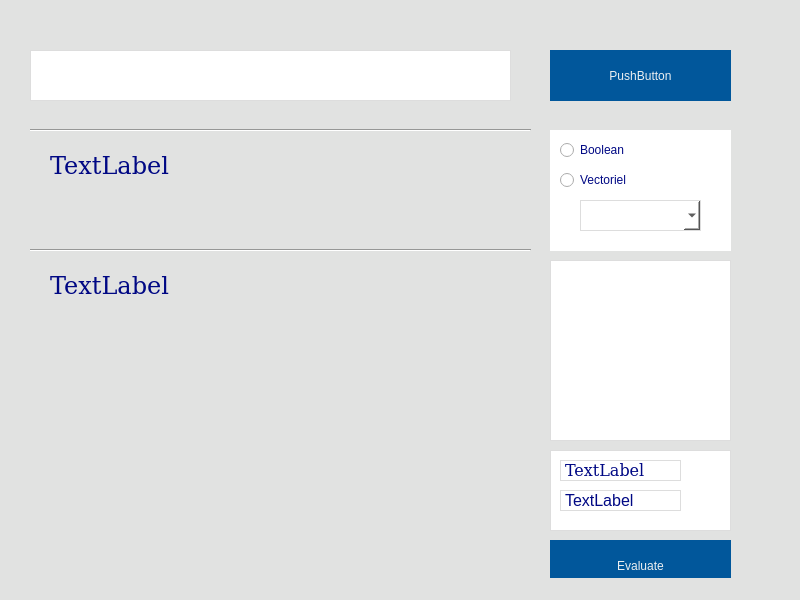
<?xml version="1.0" encoding="UTF-8"?>
<ui version="4.0">
 <class>MainWindow</class>
 <widget class="QMainWindow" name="MainWindow">
  <property name="geometry">
   <rect>
    <x>0</x>
    <y>0</y>
    <width>800</width>
    <height>600</height>
   </rect>
  </property>
  <property name="windowTitle">
   <string>MainWindow</string>
  </property>
  <property name="styleSheet">
   <string notr="true">background-color:  #E1E2E1;</string>
  </property>
  <widget class="QWidget" name="centralwidget">
   <widget class="QLineEdit" name="queryTextSec">
    <property name="geometry">
     <rect>
      <x>30</x>
      <y>50</y>
      <width>481</width>
      <height>51</height>
     </rect>
    </property>
    <property name="font">
     <font>
      <family>DejaVu Serif</family>
      <pointsize>14</pointsize>
     </font>
    </property>
    <property name="styleSheet">
     <string notr="true">background-color: rgb(255, 255, 255);
                                    border-top: 1px solid #ddd;
                                    border-bottom: 1px solid #ddd;
                                    border-left: 1px solid #ddd;
                                    border-right: 1px solid #ddd;
                                    color: rgb(0, 8, 132);</string>
    </property>
   </widget>
   <widget class="QPushButton" name="searchButtonSec">
    <property name="geometry">
     <rect>
      <x>550</x>
      <y>50</y>
      <width>181</width>
      <height>51</height>
     </rect>
    </property>
    <property name="styleSheet">
     <string notr="true">background-color:  #01579b;
                                        border-top: 1px solid #01579b;
                                        border-bottom: 1px solid #01579b;
                                        border-left: 1px solid #01579b;
                                        border-right: 1px solid #01579b;
                                        color: #ECEFF1;</string>
    </property>
    <property name="text">
     <string>PushButton</string>
    </property>
   </widget>
   <widget class="QLabel" name="docNameLabel1">
    <property name="geometry">
     <rect>
      <x>50</x>
      <y>140</y>
      <width>441</width>
      <height>51</height>
     </rect>
    </property>
    <property name="font">
     <font>
      <family>DejaVu Serif</family>
      <pointsize>18</pointsize>
     </font>
    </property>
    <property name="focusPolicy">
     <enum>Qt::NoFocus</enum>
    </property>
    <property name="styleSheet">
     <string notr="true">color: rgb(0, 8, 132);</string>
    </property>
    <property name="text">
     <string>TextLabel</string>
    </property>
   </widget>
   <widget class="Line" name="line">
    <property name="geometry">
     <rect>
      <x>30</x>
      <y>120</y>
      <width>501</width>
      <height>20</height>
     </rect>
    </property>
    <property name="font">
     <font>
      <weight>50</weight>
      <bold>false</bold>
     </font>
    </property>
    <property name="orientation">
     <enum>Qt::Horizontal</enum>
    </property>
   </widget>
   <widget class="Line" name="line_2">
    <property name="geometry">
     <rect>
      <x>30</x>
      <y>240</y>
      <width>501</width>
      <height>20</height>
     </rect>
    </property>
    <property name="font">
     <font>
      <weight>50</weight>
      <bold>false</bold>
     </font>
    </property>
    <property name="orientation">
     <enum>Qt::Horizontal</enum>
    </property>
   </widget>
   <widget class="QLabel" name="docNameLabel2">
    <property name="geometry">
     <rect>
      <x>50</x>
      <y>260</y>
      <width>441</width>
      <height>51</height>
     </rect>
    </property>
    <property name="font">
     <font>
      <family>DejaVu Serif</family>
      <pointsize>18</pointsize>
     </font>
    </property>
    <property name="cursor">
     <cursorShape>OpenHandCursor</cursorShape>
    </property>
    <property name="focusPolicy">
     <enum>Qt::NoFocus</enum>
    </property>
    <property name="styleSheet">
     <string notr="true">color: rgb(0, 8, 132);</string>
    </property>
    <property name="text">
     <string>TextLabel</string>
    </property>
   </widget>
   <widget class="QWidget" name="widget" native="true">
    <property name="geometry">
     <rect>
      <x>550</x>
      <y>130</y>
      <width>181</width>
      <height>121</height>
     </rect>
    </property>
    <property name="styleSheet">
     <string notr="true">
background-color: rgb(255, 255, 255);</string>
    </property>
    <widget class="QRadioButton" name="radioBooleanSec">
     <property name="geometry">
      <rect>
       <x>10</x>
       <y>10</y>
       <width>100</width>
       <height>20</height>
      </rect>
     </property>
     <property name="styleSheet">
      <string notr="true">color: rgb(0, 8, 132);</string>
     </property>
     <property name="text">
      <string>Boolean</string>
     </property>
    </widget>
    <widget class="QRadioButton" name="radioVectorielSec">
     <property name="geometry">
      <rect>
       <x>10</x>
       <y>40</y>
       <width>100</width>
       <height>20</height>
      </rect>
     </property>
     <property name="styleSheet">
      <string notr="true">color: rgb(0, 8, 132);</string>
     </property>
     <property name="text">
      <string>Vectoriel</string>
     </property>
    </widget>
    <widget class="QComboBox" name="comboFunctionChoice">
     <property name="geometry">
      <rect>
       <x>30</x>
       <y>70</y>
       <width>121</width>
       <height>31</height>
      </rect>
     </property>
     <property name="styleSheet">
      <string notr="true">border-top: 1px solid #ddd;
border-bottom: 1px solid #ddd;
border-left: 1px solid #ddd;
border-right: 1px solid #ddd;
</string>
     </property>
    </widget>
   </widget>
   <widget class="QListWidget" name="colloctionList">
    <property name="geometry">
     <rect>
      <x>550</x>
      <y>260</y>
      <width>181</width>
      <height>181</height>
     </rect>
    </property>
    <property name="font">
     <font>
      <family>DejaVu Serif</family>
      <pointsize>12</pointsize>
     </font>
    </property>
    <property name="styleSheet">
     <string notr="true">background-color: rgb(255, 255, 255);
border-top: 1px solid #ddd;
border-bottom: 1px solid #ddd;
border-left: 1px solid #ddd;
border-right: 1px solid #ddd;
color: rgb(0, 8, 132);</string>
    </property>
    <property name="spacing">
     <number>2</number>
    </property>
   </widget>
   <widget class="QPushButton" name="evaluateButton">
    <property name="geometry">
     <rect>
      <x>550</x>
      <y>540</y>
      <width>181</width>
      <height>51</height>
     </rect>
    </property>
    <property name="styleSheet">
     <string notr="true">background-color:  #01579b;
                                        border-top: 1px solid #01579b;
                                        border-bottom: 1px solid #01579b;
                                        border-left: 1px solid #01579b;
                                        border-right: 1px solid #01579b;
                                        color: #ECEFF1;</string>
    </property>
    <property name="text">
     <string>Evaluate</string>
    </property>
   </widget>
   <widget class="QWidget" name="evaluationWidget" native="true">
    <property name="geometry">
     <rect>
      <x>550</x>
      <y>450</y>
      <width>181</width>
      <height>81</height>
     </rect>
    </property>
    <property name="font">
     <font>
      <family>DejaVu Serif</family>
      <pointsize>12</pointsize>
     </font>
    </property>
    <property name="styleSheet">
     <string notr="true">background-color: rgb(255, 255, 255);
border-top: 1px solid #ddd;
border-bottom: 1px solid #ddd;
border-left: 1px solid #ddd;
border-right: 1px solid #ddd;
color: rgb(0, 8, 132);</string>
    </property>
    <widget class="QLabel" name="rappelLabel">
     <property name="geometry">
      <rect>
       <x>10</x>
       <y>10</y>
       <width>121</width>
       <height>21</height>
      </rect>
     </property>
     <property name="font">
      <font>
       <family>DejaVu Serif</family>
       <pointsize>12</pointsize>
      </font>
     </property>
     <property name="text">
      <string>TextLabel</string>
     </property>
    </widget>
    <widget class="QLabel" name="precisionLabel">
     <property name="geometry">
      <rect>
       <x>10</x>
       <y>40</y>
       <width>121</width>
       <height>21</height>
      </rect>
     </property>
     <property name="font">
      <font>
       <pointsize>12</pointsize>
      </font>
     </property>
     <property name="text">
      <string>TextLabel</string>
     </property>
    </widget>
   </widget>
  </widget>
  <widget class="QStatusBar" name="statusbar"/>
 </widget>
 <resources/>
 <connections/>
</ui>
